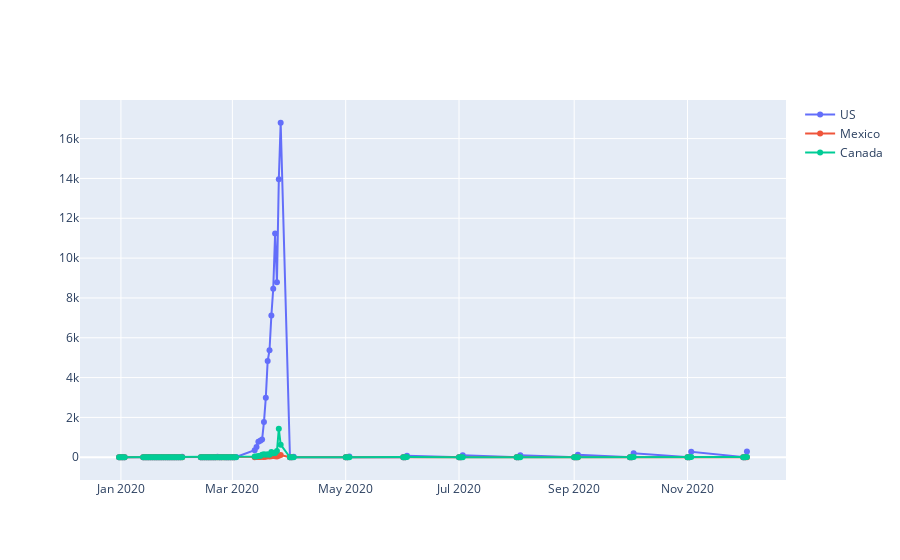

Notebook code for this chart:
### Markdown cell above
# plotting multiple lines

### Code cell
usa_border_buddies = ["United_States_of_America", "Mexico", "Canada"]

fig = go.Figure()
df_USA = df.loc[df["countriesAndTerritories"]=="United_States_of_America"]
trace1 = go.Scatter(x=df_USA["dateRep"], y=df_USA["cases"], mode="lines+markers", name="US")
fig.add_trace(trace1)

df_MEXICO = df.loc[df["countriesAndTerritories"]=="Mexico"]
trace2 = go.Scatter(x=df_MEXICO["dateRep"], y=df_MEXICO["cases"], mode="lines+markers", name="Mexico")
fig.add_trace(trace2)



df_CANADA = df.loc[df["countriesAndTerritories"]=="Canada"]
trace3 = go.Scatter(x=df_CANADA["dateRep"], y=df_CANADA["cases"], mode="lines+markers", name="Canada")
fig.add_trace(trace3)


fig.show()
